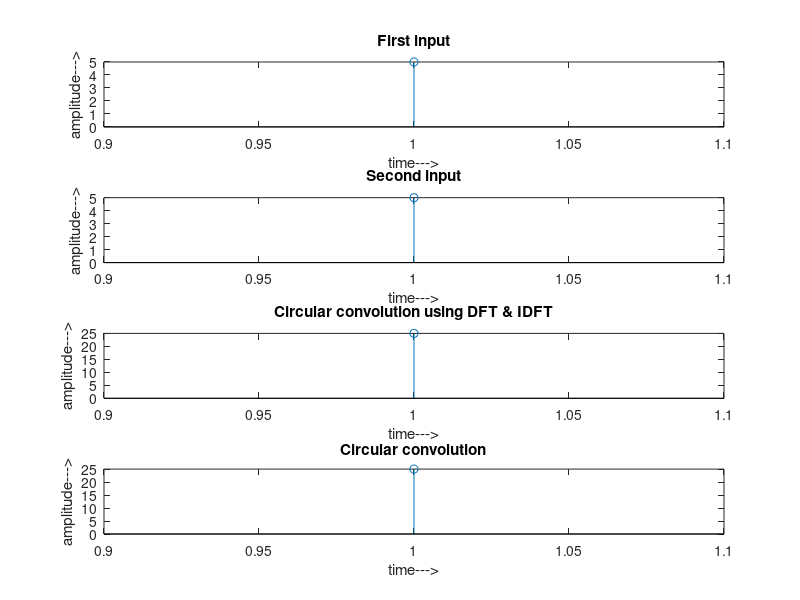

Write the MATLAB code that produced this figure.
clc;
close all;
clear all;
x1=input('Enter the first sequence');
x2=input('Enter the second sequence');
x1k=fft(x1);
x2k=fft(x2);
x3k=x1k.*x2k;
x3=ifft(x3k);
x4=cconv(x1,x2,max(length(x1),length(x2)));
subplot(4,1,1);
stem(x1);
xlabel('time--->');
ylabel('amplitude--->');
title('First input');
subplot(4,1,2);
stem(x2);
xlabel('time--->');
ylabel('amplitude--->');
title('Second input');
subplot(4,1,3);
stem(x3);
xlabel('time--->');
ylabel('amplitude--->');
title('Circular convolution using DFT & IDFT');
subplot(4,1,4);
stem(x4);
xlabel('time--->');
ylabel('amplitude--->');
title('Circular convolution');
